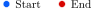

Julia code for this plot:
using PGFPlotsX

# ===========================================================================
# Standalone start/end legend (PGFPlotsX / TikZ) — a single row
#
#     ● Start    ● End
#
# meant to be dropped under the GLMakie renders in png_renders/, which colour
# a trajectory by time. The two dot colours are the *endpoints* of the
# :diverging_rainbow_bgymr_45_85_c67_n256 gradient those scripts use, so the
# blue dot is exactly the colour of the first knot and the red dot the last.
# There is no axis and no frame: it is just the key.
# ===========================================================================

const START_HEX = "085CF8"   # cgrad(:diverging_rainbow_bgymr_45_85_c67_n256)[1]
const END_HEX   = "D70500"   # cgrad(:diverging_rainbow_bgymr_45_85_c67_n256)[end]

empty!(PGFPlotsX.CUSTOM_PREAMBLE)
push!(PGFPlotsX.CUSTOM_PREAMBLE, raw"""
\usetikzlibrary{positioning}
\definecolor{cstart}{HTML}{""" * START_HEX * raw"""}
\definecolor{cend}{HTML}{""" * END_HEX * raw"""}
\tikzset{
  % white hairline around each dot, as on the highlighted knots in the
  % pgfplots_tikz/ trajectory plots, so the marker reads on any background
  legdot/.style={circle, minimum size=5.5pt, inner sep=0pt,
                 draw=white, line width=0.4pt},
  leglabel/.style={font=\small, text=black, inner sep=0pt},
}
""")

# nodes are chained with `right=of`, so the spacing holds whatever the labels say
fig = @pgf TikzPicture(
    raw"\node[legdot, fill=cstart] (sd) at (0,0) {};",
    raw"\node[leglabel, right=4pt of sd] (sl) {Start};",
    raw"\node[legdot, fill=cend, right=14pt of sl] (ed) {};",
    raw"\node[leglabel, right=4pt of ed] (el) {End};",
)

outsvg = joinpath(@__DIR__, "start_end_legend.svg")
pgfsave(outsvg, fig)
pgfsave(joinpath(@__DIR__, "start_end_legend.pdf"), fig)
@info "wrote $outsvg"
